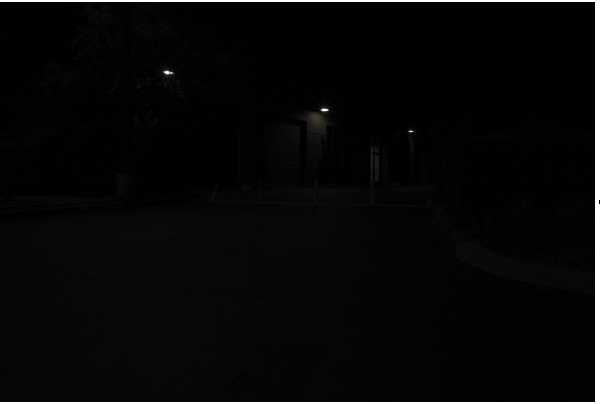
#> input picture research/image_processing/images/garage5.png, 600 x 404 px
$ jupyter execute ip1.ipynb
#> lines starting #> are read from the running program, lines starting #| are printed output that depends on the picture
[cell 1]
import cv2
import numpy as np
import os
import matplotlib.pyplot as plt
import ipywidgets as widgets

[cell 2]
BASE_DIR = os.getcwd()
FILE_NAME = r'garage5.png'
IMAGE_SAVE_PATH = os.path.join(BASE_DIR , 'images' , 'temp')
FILE_PATH = os.path.join(BASE_DIR,'images' , FILE_NAME)


print(IMAGE_SAVE_PATH)

[cell 3]
image = cv2.imread(FILE_PATH)
#> image is the input picture: shape (404, 600, 3); mean B, G, R 8.4, 7.7, 8.5
image = cv2.cvtColor(image, cv2.COLOR_BGR2RGB)

[cell 4]
hist = cv2.calcHist([image], [0], None, [256], [0, 256])
#> hist = 256 values, max 65186 at index 2, min 0 at index 4, mean 946.9
hist /= hist.sum()
#> hist = 256 values, max 0.269 at index 2, min 0 at index 4, mean 0.00391

plt.figure()
plt.title('Grayscale Histogram')
plt.xlabel('Pixel Value')
plt.ylabel('Frequency')
plt.plot(hist)
plt.xlim([0, 256])
plt.grid(axis='y')
plt.show()
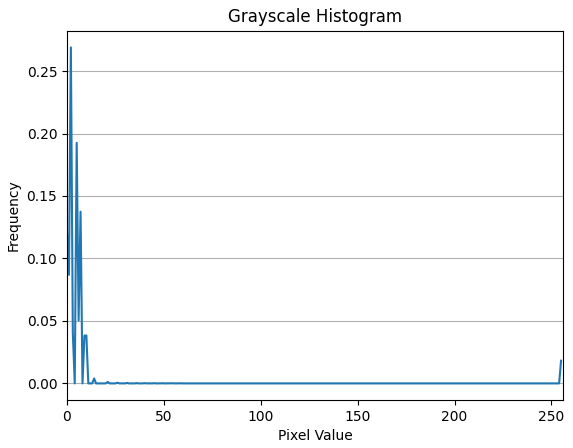
#> figure drawn by matplotlib, 1 panel; curve peaks at x = 2, y = 0.269

[cell 5]
# Load the color image
image = cv2.imread(FILE_PATH)

# Split the image into color channels
b, g, r = cv2.split(image)

# Calculate the color histograms for each channel
hist_b = cv2.calcHist([b], [0], None, [256], [0, 256])
#> hist_b = 256 values, max 72779 at index 1, min 0 at index 3, mean 946.9
hist_g = cv2.calcHist([g], [0], None, [256], [0, 256])
#> hist_g = 256 values, max 66757 at index 0, min 0 at index 3, mean 946.9
hist_r = cv2.calcHist([r], [0], None, [256], [0, 256])
#> hist_r = 256 values, max 65186 at index 2, min 0 at index 4, mean 946.9

# Normalize the histograms
hist_b /= hist_b.sum()
#> hist_b = 256 values, max 0.3 at index 1, min 0 at index 3, mean 0.00391
hist_g /= hist_g.sum()
#> hist_g = 256 values, max 0.275 at index 0, min 0 at index 3, mean 0.00391
hist_r /= hist_r.sum()
#> hist_r has the same summary as hist

# Create subplots
plt.figure(figsize=(12, 4))

# Blue channel histogram
plt.subplot(131)
plt.title('Blue Channel Histogram')
plt.xlabel('Pixel Value')
plt.ylabel('Frequency')
plt.plot(hist_b, color='blue')
plt.xlim([0, 256])
plt.grid(axis='y')

# Green channel histogram
plt.subplot(132)
plt.title('Green Channel Histogram')
plt.xlabel('Pixel Value')
plt.ylabel('Frequency')
plt.plot(hist_g, color='green')
plt.xlim([0, 256])
plt.grid(axis='y')

# Red channel histogram
plt.subplot(133)
plt.title('Red Channel Histogram')
plt.xlabel('Pixel Value')
plt.ylabel('Frequency')
plt.plot(hist_r, color='red')
plt.xlim([0, 256])
plt.grid(axis='y')

plt.tight_layout()  # Ensures that the subplots do not overlap
plt.show()
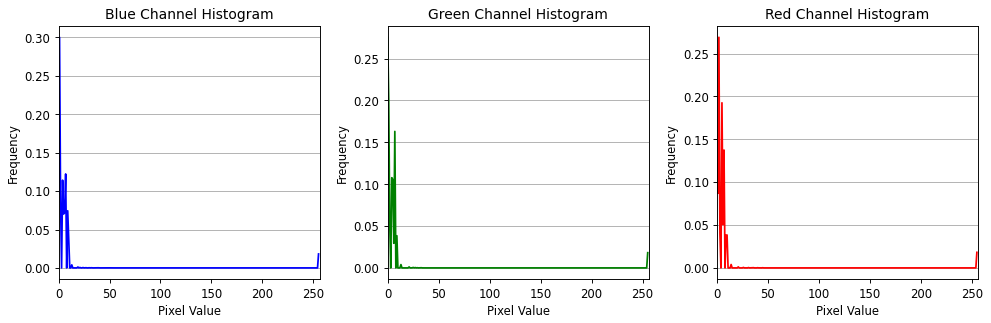
#> figure drawn by matplotlib, 3 panels; panel 1: curve peaks at x = 1, y = 0.3; panel 2: curve peaks at x = 0, y = 0.275; panel 3: curve peaks at x = 2, y = 0.269

[cell 6]
image = cv2.imread(FILE_PATH)
image = cv2.cvtColor(image, cv2.COLOR_BGR2RGB)

plt.imshow(image)

[cell 7]
# Brightness


increased_brightness_image = cv2.convertScaleAbs(image, beta=100)
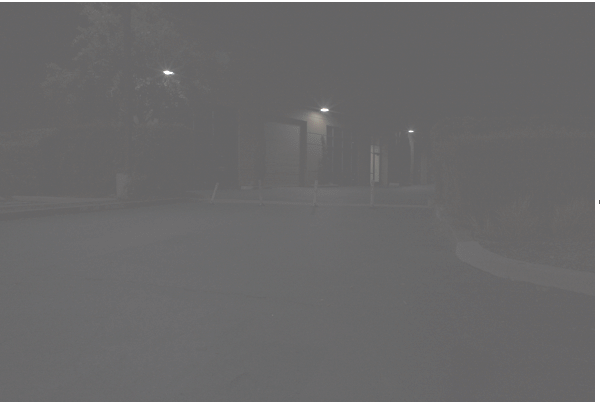
#> increased_brightness_image: shape (404, 600, 3); mean R, G, B 106.7, 105.9, 106.6
plt.imshow(increased_brightness_image)

[cell 8]
# Contrast Adjustment

alpha = 2.5  # Increase this value to increase contrast
contrast_adjusted_image = cv2.convertScaleAbs(image, alpha=alpha)
plt.imshow(contrast_adjusted_image)

[cell 9]
gray_image = cv2.cvtColor(image, cv2.COLOR_BGR2GRAY)
equalized_image = cv2.equalizeHist(gray_image)
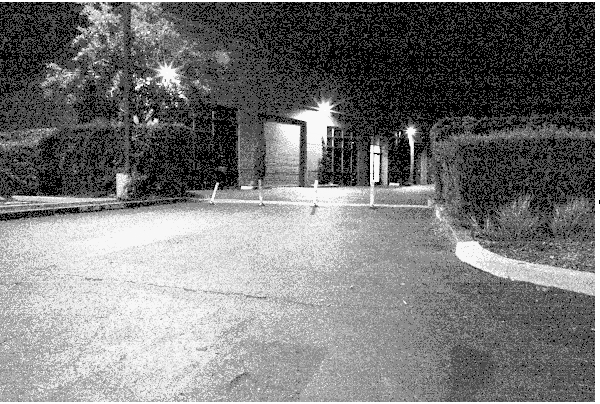
#> equalized_image: shape (404, 600); min 0, max 255, mean 119.9

plt.imshow(equalized_image)

[cell 10]
denoised_image = cv2.fastNlMeansDenoisingColored(image, None, h=10, hColor=1, templateWindowSize=7, searchWindowSize=21)

plt.imshow(denoised_image)

[cell 11]
gamma = 0.5  # Increase this value to make the image brighter
gamma_corrected_image = cv2.pow(image / 255.0, gamma)
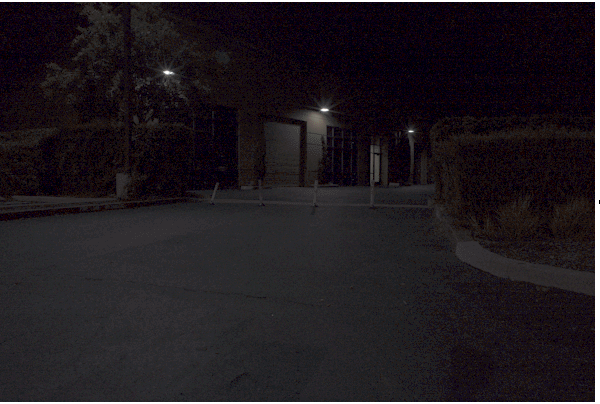
#> gamma_corrected_image: shape (404, 600, 3) float64; mean R, G, B 0.126, 0.105, 0.124
gamma_corrected_image = (gamma_corrected_image * 255).astype('uint8')

plt.imshow(gamma_corrected_image)

[cell 12]
image = cv2.imread(FILE_PATH , 0)  # Load as grayscale
#> image: shape (404, 600); min 0, max 255, mean 7.7

clahe = cv2.createCLAHE(clipLimit=2.0, tileGridSize=(8, 8))

# Apply CLAHE to the image
clahe_image = clahe.apply(image)

plt.imshow(cv2.cvtColor(clahe_image , cv2.COLOR_BGR2RGB))

$ run again, with research/image_processing/images/citycars4.png copied over research/image_processing/images/garage5.png
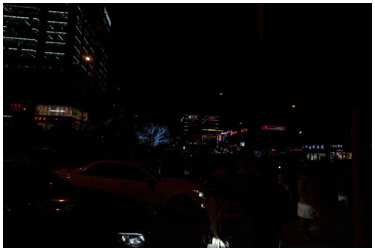
#> input picture research/image_processing/images/citycars4.png, 375 x 250 px
#> image is the input picture: shape (250, 375, 3); mean B, G, R 12.8, 12.9, 14.1
#> `hist = cv2.calcHist([image], [0], None, [256], [0, 256])`: hist = 256 values, max 45025 at index 1, min 0 at index 156, mean 366.2
#> `hist /= hist.sum()`: hist = 256 values, max 0.48 at index 1, min 0 at index 156, mean 0.00391
#> `hist_b = cv2.calcHist([b], [0], None, [256], [0, 256])`: hist_b = 256 values, max 47730 at index 1, min 0 at index 157, mean 366.2
#> `hist_g = cv2.calcHist([g], [0], None, [256], [0, 256])`: hist_g = 256 values, max 47943 at index 1, min 0 at index 142, mean 366.2
#> `hist_r = cv2.calcHist([r], [0], None, [256], [0, 256])`: hist_r = 256 values, max 45025 at index 1, min 0 at index 156, mean 366.2
#> `hist_b /= hist_b.sum()`: hist_b = 256 values, max 0.509 at index 1, min 0 at index 157, mean 0.00391
#> `hist_g /= hist_g.sum()`: hist_g = 256 values, max 0.511 at index 1, min 0 at index 142, mean 0.00391
#> `hist_r /= hist_r.sum()`: hist_r has the same summary as hist
#> `equalized_image = cv2.equalizeHist(gray_image)`:
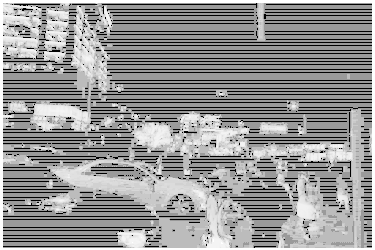
#> equalized_image: shape (250, 375); min 0, max 255, mean 148
#> `[cell 12] image = cv2.imread(FILE_PATH , 0)`:
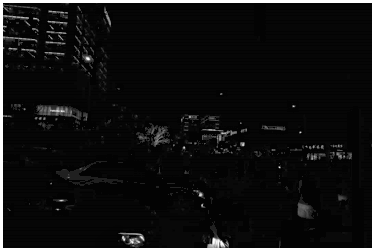
#> shown: shape (250, 375, 3); min 3, max 255, mean 17.6

$ run again, with research/image_processing/images/citycars_original.png copied over research/image_processing/images/garage5.png
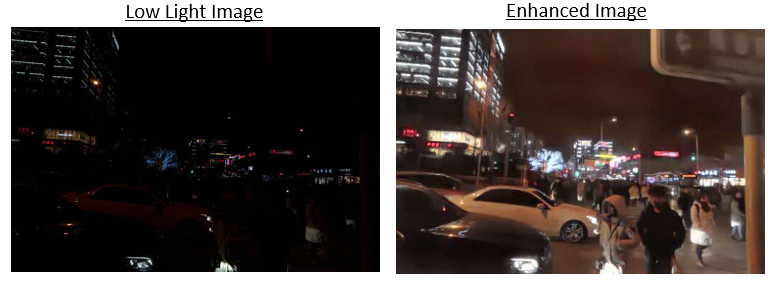
#> input picture research/image_processing/images/citycars_original.png, 783 x 284 px
#> image is the input picture: shape (284, 783, 3); mean B, G, R 68.3, 71, 79.1
#> `hist = cv2.calcHist([image], [0], None, [256], [0, 256])`: hist = 256 values, max 45025 at index 1, min 27 at index 230, mean 868.6
#> `hist /= hist.sum()`: hist = 256 values, max 0.202 at index 1, min 0.000121 at index 230, mean 0.00391
#> `b, g, r = cv2.split(image)`:
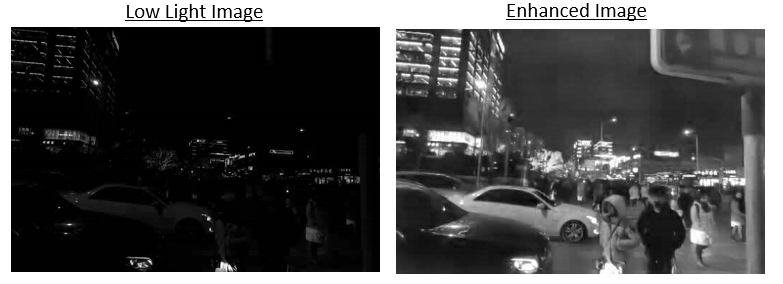
#> r: shape (284, 783); min 0, max 255, mean 79.1
#> `hist_b = cv2.calcHist([b], [0], None, [256], [0, 256])`: hist_b = 256 values, max 47751 at index 1, min 27 at index 229, mean 868.6
#> `hist_g = cv2.calcHist([g], [0], None, [256], [0, 256])`: hist_g = 256 values, max 47943 at index 1, min 29 at index 215, mean 868.6
#> `hist_r = cv2.calcHist([r], [0], None, [256], [0, 256])`: hist_r = 256 values, max 45025 at index 1, min 27 at index 230, mean 868.6
#> `hist_b /= hist_b.sum()`: hist_b = 256 values, max 0.215 at index 1, min 0.000121 at index 229, mean 0.00391
#> `hist_g /= hist_g.sum()`: hist_g = 256 values, max 0.216 at index 1, min 0.00013 at index 215, mean 0.00391
#> `hist_r /= hist_r.sum()`: hist_r has the same summary as hist
#> `clahe_image = clahe.apply(image)`:
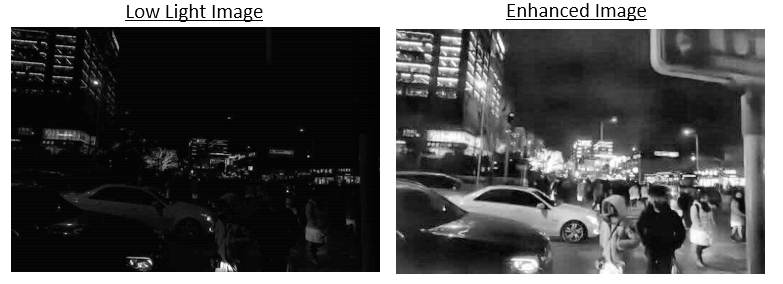
#> clahe_image: shape (284, 783); min 1, max 255, mean 84.7

$ run again, with research/image_processing/images/friends2.jpg saved as research/image_processing/images/garage5.png
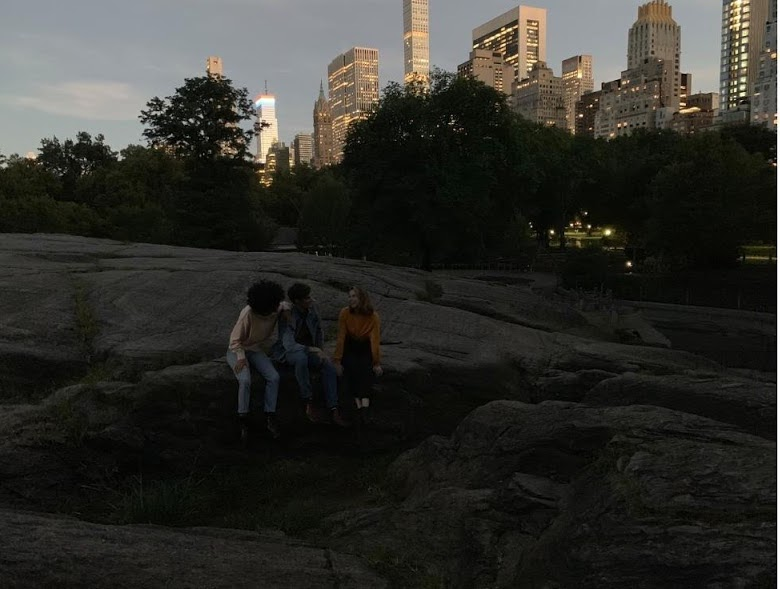
#> input picture research/image_processing/images/friends2.jpg, 780 x 589 px
#> image is the input picture: shape (589, 780, 3); mean B, G, R 42.7, 47.5, 47.7
#> `hist = cv2.calcHist([image], [0], None, [256], [0, 256])`: hist = 256 values, max 17066 at index 10, min 34 at index 237, mean 1794.6
#> `hist /= hist.sum()`: hist = 256 values, max 0.0371 at index 10, min 7.4e-05 at index 237, mean 0.00391
#> `hist_b = cv2.calcHist([b], [0], None, [256], [0, 256])`: hist_b = 256 values, max 20401 at index 8, min 0 at index 227, mean 1794.6
#> `hist_g = cv2.calcHist([g], [0], None, [256], [0, 256])`: hist_g = 256 values, max 17270 at index 11, min 12 at index 243, mean 1794.6
#> `hist_r = cv2.calcHist([r], [0], None, [256], [0, 256])`: hist_r = 256 values, max 17066 at index 10, min 34 at index 237, mean 1794.6
#> `hist_b /= hist_b.sum()`: hist_b = 256 values, max 0.0444 at index 8, min 0 at index 227, mean 0.00391
#> `hist_g /= hist_g.sum()`: hist_g = 256 values, max 0.0376 at index 11, min 2.61e-05 at index 243, mean 0.00391
#> `hist_r /= hist_r.sum()`: hist_r has the same summary as hist
#> `gamma_corrected_image = cv2.pow(image / 255.0, gamma)`:
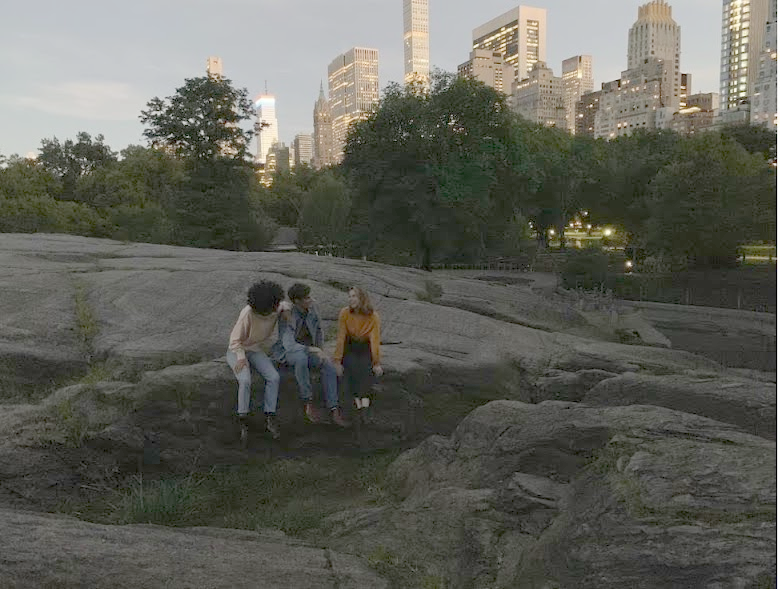
#> gamma_corrected_image: shape (589, 780, 3) float64; mean R, G, B 0.378, 0.381, 0.348
#> `clahe_image = clahe.apply(image)`:
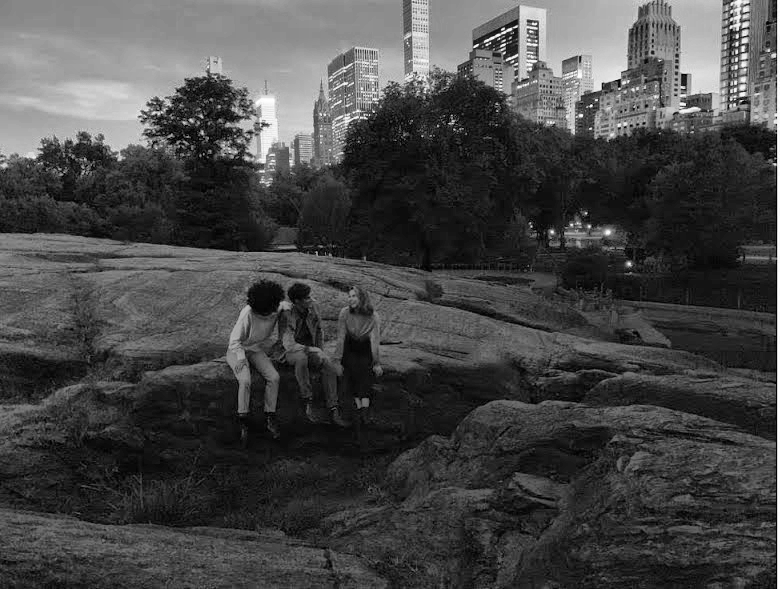
#> clahe_image: shape (589, 780); min 0, max 255, mean 70.5
